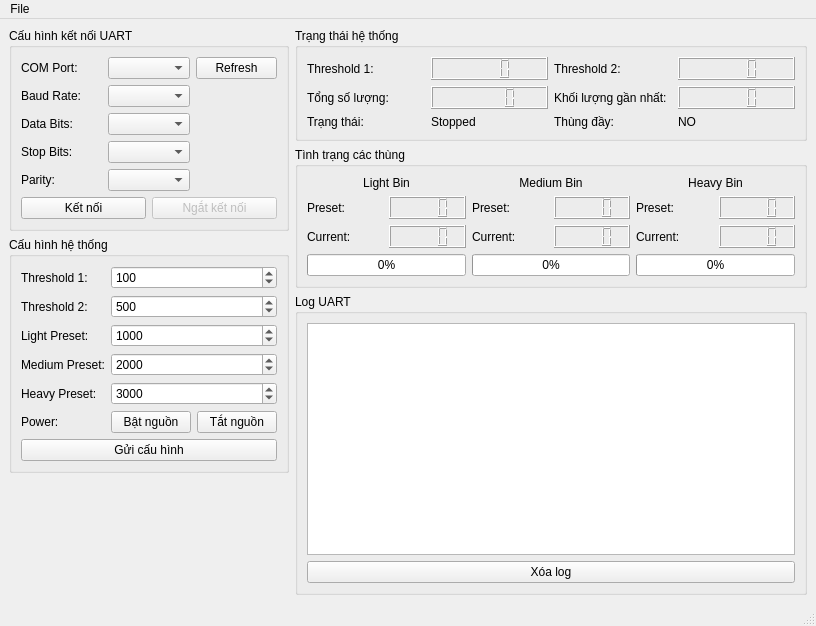
<?xml version="1.0" encoding="UTF-8"?>
<ui version="4.0">
 <class>MainWindow</class>
 <widget class="QMainWindow" name="MainWindow">
  <property name="geometry">
   <rect>
    <x>0</x>
    <y>0</y>
    <width>816</width>
    <height>626</height>
   </rect>
  </property>
  <property name="windowTitle">
   <string>Hệ thống phân loại khối lượng</string>
  </property>
  <widget class="QWidget" name="centralwidget">
   <layout class="QHBoxLayout" name="horizontalLayout">
    <item>
     <layout class="QVBoxLayout" name="verticalLayout_Left">
      <item>
       <widget class="QGroupBox" name="groupBoxSerialConfig">
        <property name="title">
         <string>Cấu hình kết nối UART</string>
        </property>
        <layout class="QGridLayout" name="gridLayout">
         <item row="0" column="0">
          <widget class="QLabel" name="labelPort">
           <property name="text">
            <string>COM Port:</string>
           </property>
          </widget>
         </item>
         <item row="0" column="1">
          <widget class="QComboBox" name="comboBoxPort"/>
         </item>
         <item row="0" column="2">
          <widget class="QPushButton" name="pushButtonRefreshPorts">
           <property name="text">
            <string>Refresh</string>
           </property>
          </widget>
         </item>
         <item row="1" column="0">
          <widget class="QLabel" name="labelBaudRate">
           <property name="text">
            <string>Baud Rate:</string>
           </property>
          </widget>
         </item>
         <item row="1" column="1">
          <widget class="QComboBox" name="comboBoxBaudRate"/>
         </item>
         <item row="2" column="0">
          <widget class="QLabel" name="labelDataBits">
           <property name="text">
            <string>Data Bits:</string>
           </property>
          </widget>
         </item>
         <item row="2" column="1">
          <widget class="QComboBox" name="comboBoxDataBits"/>
         </item>
         <item row="3" column="0">
          <widget class="QLabel" name="labelStopBits">
           <property name="text">
            <string>Stop Bits:</string>
           </property>
          </widget>
         </item>
         <item row="3" column="1">
          <widget class="QComboBox" name="comboBoxStopBits"/>
         </item>
         <item row="4" column="0">
          <widget class="QLabel" name="labelParity">
           <property name="text">
            <string>Parity:</string>
           </property>
          </widget>
         </item>
         <item row="4" column="1">
          <widget class="QComboBox" name="comboBoxParity"/>
         </item>
         <item row="5" column="0" colspan="3">
          <layout class="QHBoxLayout" name="horizontalLayoutConnect">
           <item>
            <widget class="QPushButton" name="pushButtonConnect">
             <property name="text">
              <string>Kết nối</string>
             </property>
            </widget>
           </item>
           <item>
            <widget class="QPushButton" name="pushButtonDisconnect">
             <property name="enabled">
              <bool>false</bool>
             </property>
             <property name="text">
              <string>Ngắt kết nối</string>
             </property>
            </widget>
           </item>
          </layout>
         </item>
        </layout>
       </widget>
      </item>
      <item>
       <widget class="QGroupBox" name="groupBoxSystemConfig">
        <property name="enabled">
         <bool>true</bool>
        </property>
        <property name="title">
         <string>Cấu hình hệ thống</string>
        </property>
        <layout class="QGridLayout" name="gridLayout_2">
         <item row="0" column="0">
          <widget class="QLabel" name="labelThreshold1">
           <property name="text">
            <string>Threshold 1:</string>
           </property>
          </widget>
         </item>
         <item row="0" column="1">
          <widget class="QSpinBox" name="spinBoxThreshold1">
           <property name="maximum">
            <number>9999</number>
           </property>
           <property name="value">
            <number>100</number>
           </property>
          </widget>
         </item>
         <item row="1" column="0">
          <widget class="QLabel" name="labelThreshold2">
           <property name="text">
            <string>Threshold 2:</string>
           </property>
          </widget>
         </item>
         <item row="1" column="1">
          <widget class="QSpinBox" name="spinBoxThreshold2">
           <property name="maximum">
            <number>9999</number>
           </property>
           <property name="value">
            <number>500</number>
           </property>
          </widget>
         </item>
         <item row="2" column="0">
          <widget class="QLabel" name="labelLightPreset">
           <property name="text">
            <string>Light Preset:</string>
           </property>
          </widget>
         </item>
         <item row="2" column="1">
          <widget class="QSpinBox" name="spinBoxLightPreset">
           <property name="maximum">
            <number>9999</number>
           </property>
           <property name="value">
            <number>1000</number>
           </property>
          </widget>
         </item>
         <item row="3" column="0">
          <widget class="QLabel" name="labelMediumPreset">
           <property name="text">
            <string>Medium Preset:</string>
           </property>
          </widget>
         </item>
         <item row="3" column="1">
          <widget class="QSpinBox" name="spinBoxMediumPreset">
           <property name="maximum">
            <number>9999</number>
           </property>
           <property name="value">
            <number>2000</number>
           </property>
          </widget>
         </item>
         <item row="4" column="0">
          <widget class="QLabel" name="labelHeavyPreset">
           <property name="text">
            <string>Heavy Preset:</string>
           </property>
          </widget>
         </item>
         <item row="4" column="1">
          <widget class="QSpinBox" name="spinBoxHeavyPreset">
           <property name="maximum">
            <number>9999</number>
           </property>
           <property name="value">
            <number>3000</number>
           </property>
          </widget>
         </item>
         <item row="5" column="0">
          <widget class="QLabel" name="labelPower">
           <property name="text">
            <string>Power:</string>
           </property>
          </widget>
         </item>
         <item row="5" column="1">
          <layout class="QHBoxLayout" name="horizontalLayoutPower">
           <item>
            <widget class="QPushButton" name="pushButtonPowerOn">
             <property name="text">
              <string>Bật nguồn</string>
             </property>
            </widget>
           </item>
           <item>
            <widget class="QPushButton" name="pushButtonPowerOff">
             <property name="text">
              <string>Tắt nguồn</string>
             </property>
            </widget>
           </item>
          </layout>
         </item>
         <item row="6" column="0" colspan="2">
          <widget class="QPushButton" name="pushButtonSendConfig">
           <property name="text">
            <string>Gửi cấu hình</string>
           </property>
          </widget>
         </item>
        </layout>
       </widget>
      </item>
      <item>
       <spacer name="verticalSpacer">
        <property name="orientation">
         <enum>Qt::Orientation::Vertical</enum>
        </property>
        <property name="sizeHint" stdset="0">
         <size>
          <width>20</width>
          <height>40</height>
         </size>
        </property>
       </spacer>
      </item>
     </layout>
    </item>
    <item>
     <layout class="QVBoxLayout" name="verticalLayout_Right">
      <item>
       <widget class="QGroupBox" name="groupBoxSystemStatus">
        <property name="title">
         <string>Trạng thái hệ thống</string>
        </property>
        <layout class="QGridLayout" name="gridLayout_3">
         <item row="0" column="0">
          <widget class="QLabel" name="labelStatusThreshold1">
           <property name="text">
            <string>Threshold 1:</string>
           </property>
          </widget>
         </item>
         <item row="0" column="1">
          <widget class="QLCDNumber" name="lcdNumberThreshold1">
           <property name="digitCount">
            <number>4</number>
           </property>
          </widget>
         </item>
         <item row="0" column="2">
          <widget class="QLabel" name="labelStatusThreshold2">
           <property name="text">
            <string>Threshold 2:</string>
           </property>
          </widget>
         </item>
         <item row="0" column="3">
          <widget class="QLCDNumber" name="lcdNumberThreshold2">
           <property name="digitCount">
            <number>4</number>
           </property>
          </widget>
         </item>
         <item row="1" column="0">
          <widget class="QLabel" name="labelTotalCount">
           <property name="text">
            <string>Tổng số lượng:</string>
           </property>
          </widget>
         </item>
         <item row="1" column="1">
          <widget class="QLCDNumber" name="lcdNumberTotalCount">
           <property name="digitCount">
            <number>5</number>
           </property>
          </widget>
         </item>
         <item row="1" column="2">
          <widget class="QLabel" name="labelLastWeight">
           <property name="text">
            <string>Khối lượng gần nhất:</string>
           </property>
          </widget>
         </item>
         <item row="1" column="3">
          <widget class="QLCDNumber" name="lcdNumberLastWeight">
           <property name="digitCount">
            <number>4</number>
           </property>
          </widget>
         </item>
         <item row="2" column="0">
          <widget class="QLabel" name="labelSystemStatusTitle">
           <property name="text">
            <string>Trạng thái:</string>
           </property>
          </widget>
         </item>
         <item row="2" column="1">
          <widget class="QLabel" name="labelSystemStatus">
           <property name="text">
            <string>Stopped</string>
           </property>
          </widget>
         </item>
         <item row="2" column="2">
          <widget class="QLabel" name="labelFullStatusTitle">
           <property name="text">
            <string>Thùng đầy:</string>
           </property>
          </widget>
         </item>
         <item row="2" column="3">
          <widget class="QLabel" name="labelFullStatus">
           <property name="text">
            <string>NO</string>
           </property>
          </widget>
         </item>
        </layout>
       </widget>
      </item>
      <item>
       <widget class="QGroupBox" name="groupBoxBins">
        <property name="title">
         <string>Tình trạng các thùng</string>
        </property>
        <layout class="QGridLayout" name="gridLayout_4">
         <item row="0" column="0" colspan="2">
          <widget class="QLabel" name="labelLightBin">
           <property name="text">
            <string>Light Bin</string>
           </property>
           <property name="alignment">
            <set>Qt::AlignmentFlag::AlignCenter</set>
           </property>
          </widget>
         </item>
         <item row="0" column="2" colspan="2">
          <widget class="QLabel" name="labelMediumBin">
           <property name="text">
            <string>Medium Bin</string>
           </property>
           <property name="alignment">
            <set>Qt::AlignmentFlag::AlignCenter</set>
           </property>
          </widget>
         </item>
         <item row="0" column="4" colspan="2">
          <widget class="QLabel" name="labelHeavyBin">
           <property name="text">
            <string>Heavy Bin</string>
           </property>
           <property name="alignment">
            <set>Qt::AlignmentFlag::AlignCenter</set>
           </property>
          </widget>
         </item>
         <item row="1" column="0">
          <widget class="QLabel" name="labelLightPresetStatus">
           <property name="text">
            <string>Preset:</string>
           </property>
          </widget>
         </item>
         <item row="1" column="1">
          <widget class="QLCDNumber" name="lcdNumberLightPreset">
           <property name="digitCount">
            <number>4</number>
           </property>
          </widget>
         </item>
         <item row="1" column="2">
          <widget class="QLabel" name="labelMediumPresetStatus">
           <property name="text">
            <string>Preset:</string>
           </property>
          </widget>
         </item>
         <item row="1" column="3">
          <widget class="QLCDNumber" name="lcdNumberMediumPreset">
           <property name="digitCount">
            <number>4</number>
           </property>
          </widget>
         </item>
         <item row="1" column="4">
          <widget class="QLabel" name="labelHeavyPresetStatus">
           <property name="text">
            <string>Preset:</string>
           </property>
          </widget>
         </item>
         <item row="1" column="5">
          <widget class="QLCDNumber" name="lcdNumberHeavyPreset">
           <property name="digitCount">
            <number>4</number>
           </property>
          </widget>
         </item>
         <item row="2" column="0">
          <widget class="QLabel" name="labelLightCurrentStatus">
           <property name="text">
            <string>Current:</string>
           </property>
          </widget>
         </item>
         <item row="2" column="1">
          <widget class="QLCDNumber" name="lcdNumberLightCurrent">
           <property name="digitCount">
            <number>4</number>
           </property>
          </widget>
         </item>
         <item row="2" column="2">
          <widget class="QLabel" name="labelMediumCurrentStatus">
           <property name="text">
            <string>Current:</string>
           </property>
          </widget>
         </item>
         <item row="2" column="3">
          <widget class="QLCDNumber" name="lcdNumberMediumCurrent">
           <property name="digitCount">
            <number>4</number>
           </property>
          </widget>
         </item>
         <item row="2" column="4">
          <widget class="QLabel" name="labelHeavyCurrentStatus">
           <property name="text">
            <string>Current:</string>
           </property>
          </widget>
         </item>
         <item row="2" column="5">
          <widget class="QLCDNumber" name="lcdNumberHeavyCurrent">
           <property name="digitCount">
            <number>4</number>
           </property>
          </widget>
         </item>
         <item row="3" column="0" colspan="2">
          <widget class="QProgressBar" name="progressBarLight">
           <property name="value">
            <number>0</number>
           </property>
          </widget>
         </item>
         <item row="3" column="2" colspan="2">
          <widget class="QProgressBar" name="progressBarMedium">
           <property name="value">
            <number>0</number>
           </property>
          </widget>
         </item>
         <item row="3" column="4" colspan="2">
          <widget class="QProgressBar" name="progressBarHeavy">
           <property name="value">
            <number>0</number>
           </property>
          </widget>
         </item>
        </layout>
       </widget>
      </item>
      <item>
       <widget class="QGroupBox" name="groupBoxLog">
        <property name="title">
         <string>Log UART</string>
        </property>
        <layout class="QVBoxLayout" name="verticalLayout_2">
         <item>
          <widget class="QTextEdit" name="textEditLog">
           <property name="readOnly">
            <bool>true</bool>
           </property>
          </widget>
         </item>
         <item>
          <widget class="QPushButton" name="pushButtonClearLog">
           <property name="text">
            <string>Xóa log</string>
           </property>
          </widget>
         </item>
        </layout>
       </widget>
      </item>
     </layout>
    </item>
   </layout>
  </widget>
  <widget class="QMenuBar" name="menubar">
   <property name="geometry">
    <rect>
     <x>0</x>
     <y>0</y>
     <width>816</width>
     <height>22</height>
    </rect>
   </property>
   <widget class="QMenu" name="menuFile">
    <property name="title">
     <string>File</string>
    </property>
    <addaction name="actionExit"/>
   </widget>
   <addaction name="menuFile"/>
  </widget>
  <widget class="QStatusBar" name="statusbar"/>
  <action name="actionExit">
   <property name="text">
    <string>Exit</string>
   </property>
  </action>
 </widget>
 <resources/>
 <connections/>
</ui>
